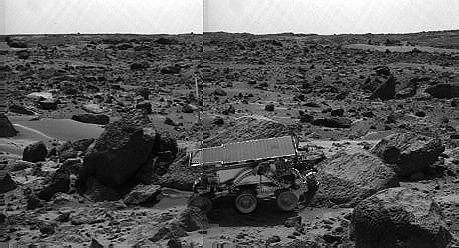
%> input picture Tema04b-lzda.jpg, 459 x 248 px
$ octave Tema3m.m   (GNU Octave 9; MATLAB toolbox functions it lacks are replaced by stand-ins)
%> lines starting %> are read from the running program, lines starting %| are printed output that depends on the picture
close all; clear all;

% lectura de la imagen original
II = imread('Tema04b-lzda.jpg','jpeg');
%> II is the input picture: size 248x459x3 uint8; min 0, max 255, mean 90.5

I = II(:,:,1);

subplot(2,2,1); imshow(I); title('Imagen oscurecida');
subplot(2,2,2); imhist(I); title('Histograma');


I = double(I);
%> I: size 248x459 double

MIN_IN = min(min(I)); MAX_IN = max(max(I));
%> after `MIN_IN = min(min(I))`: MIN_IN = 0
%> after `MAX_IN = max(max(I))`: MAX_IN = 255
MIN_OUT = 0; MAX_OUT = 255;

[M,N,s] = size(I);
%> M = 248; N = 459; s = 1

for i=1:1:M
    for j=1:1:N
      J(i,j) = ((I(i,j)-MIN_IN)./(MAX_IN-MIN_IN)).*((MAX_OUT-MIN_OUT)+MIN_OUT);
    end
end

J = uint8(J);

subplot(2,2,3); imshow(J); title('Imagen histograma expandido');
subplot(2,2,4); imhist(J); title('Histograma');
%> after `title('Histograma')`:
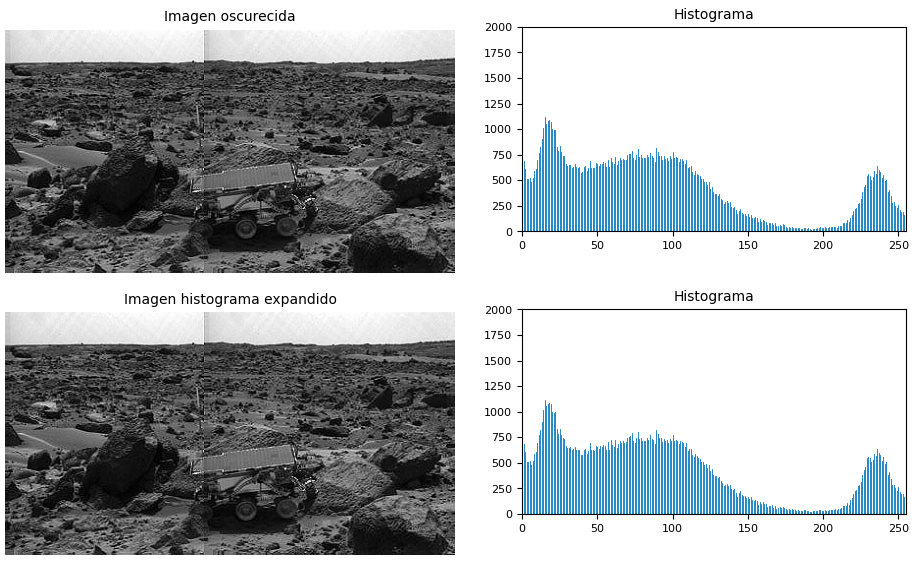
%> figure redrawn from the program's plot data, 4 panels

$ run again, with Tema04a.jpg copied over Tema04b-lzda.jpg
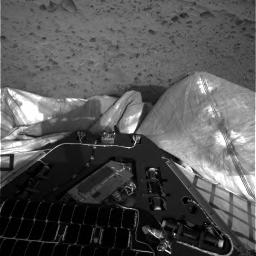
%> input picture Tema04a.jpg, 256 x 256 px
%> II is the input picture: size 256x256x3 uint8; min 0, max 255, mean 84.9
%> MIN_IN = 0
%> MAX_IN = 255
%> `title('Histograma')`:
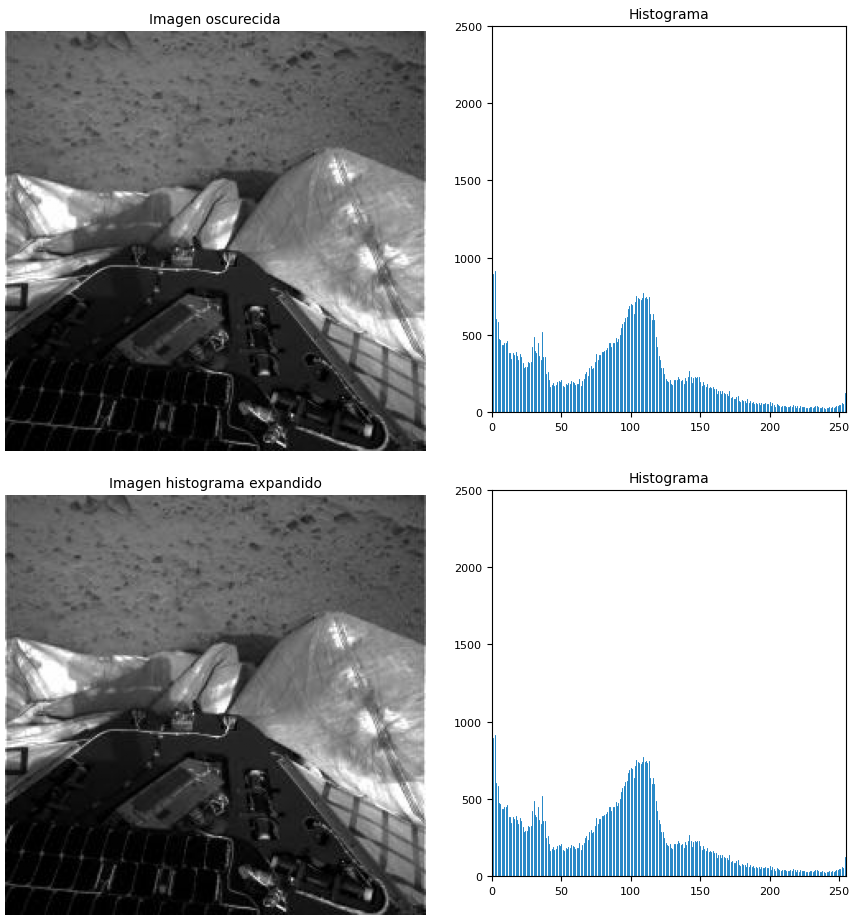
%> figure redrawn from the program's plot data, 4 panels

$ run again, with Tema04b-Dcha.jpg copied over Tema04b-lzda.jpg
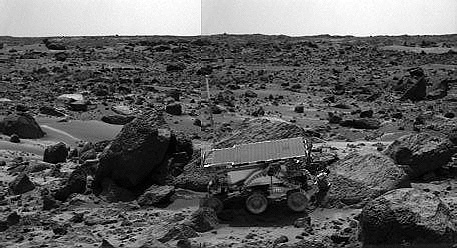
%> input picture Tema04b-Dcha.jpg, 457 x 248 px
%> II is the input picture: size 248x457 uint8; min 0, max 255, mean 93.7
%> MIN_IN = 0
%> MAX_IN = 255
%> `title('Histograma')`:
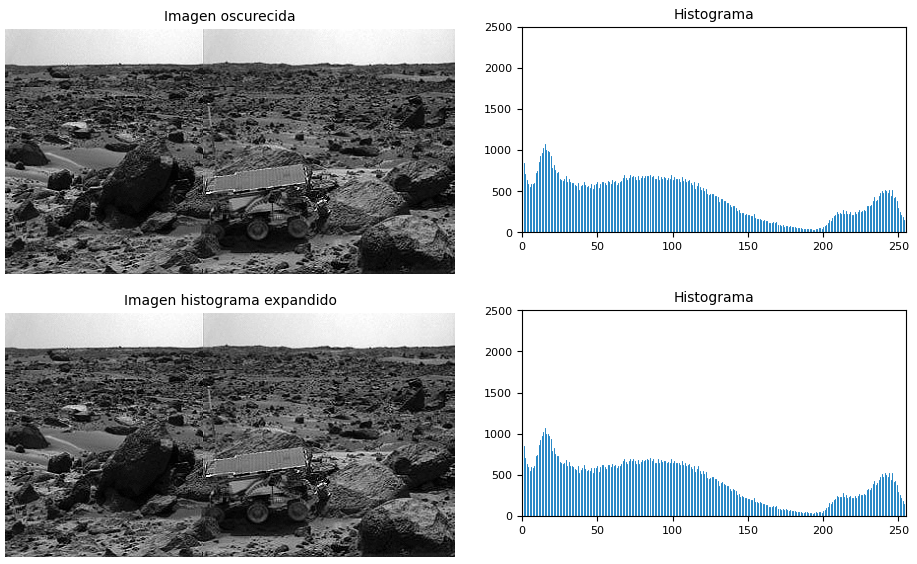
%> figure redrawn from the program's plot data, 4 panels
